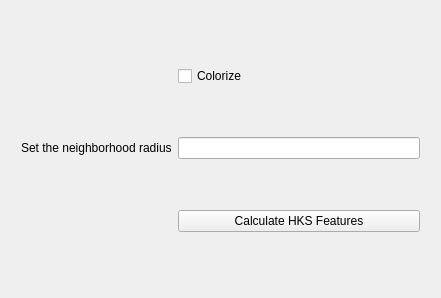
<?xml version="1.0" encoding="UTF-8"?>
<ui version="4.0">
 <class>fsc_widget</class>
 <widget class="QWidget" name="fsc_widget">
  <property name="geometry">
   <rect>
    <x>0</x>
    <y>0</y>
    <width>441</width>
    <height>298</height>
   </rect>
  </property>
  <property name="windowTitle">
   <string>Widget</string>
  </property>
  <widget class="QWidget" name="gridLayoutWidget">
   <property name="geometry">
    <rect>
     <x>10</x>
     <y>10</y>
     <width>421</width>
     <height>281</height>
    </rect>
   </property>
   <layout class="QGridLayout" name="gridLayout">
    <item row="2" column="1">
     <widget class="QPushButton" name="calcHKS">
      <property name="text">
       <string>Calculate HKS Features</string>
      </property>
     </widget>
    </item>
    <item row="0" column="1">
     <widget class="QCheckBox" name="colorize">
      <property name="text">
       <string>Colorize</string>
      </property>
     </widget>
    </item>
    <item row="1" column="1">
     <widget class="QLineEdit" name="radius"/>
    </item>
    <item row="1" column="0">
     <widget class="QLabel" name="label">
      <property name="text">
       <string>Set the neighborhood radius</string>
      </property>
     </widget>
    </item>
   </layout>
  </widget>
 </widget>
 <layoutdefault spacing="6" margin="11"/>
 <resources/>
 <connections/>
</ui>
